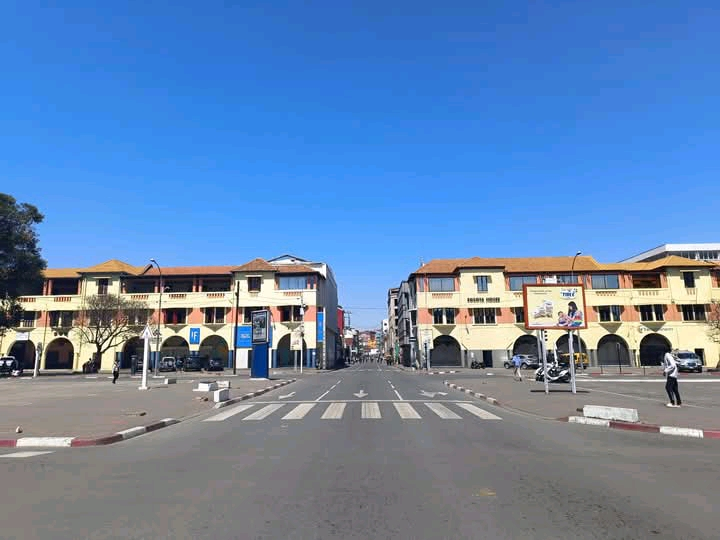
#> input picture data/input/test1.jpg, 720 x 540 px, found by its file name
$ python svg_export.py
#> lines starting #> are read from the running program, lines starting #| are printed output that depends on the picture; after the words box and inside, x2 and y2 are one past the last pixel; in counts of white or black regions, pixels touching at a corner belong together
### src/low_poly.py
"""
Module principal pour la génération d'images low poly
Version améliorée avec meilleure détection de contours et traitement des couleurs
"""
import cv2
import numpy as np
from scipy.spatial import Delaunay
from PIL import Image
import os


class LowPolyGenerator:
    """Classe principale pour convertir une image en style low poly cartoon"""

    def __init__(self, image_path: str, num_points: int = 1000, blur_strength: int = 15,
                 enhance_colors: bool = True, edge_sensitivity: int = 2):
        """
        Initialise le générateur low poly

        Args:
            image_path: Chemin vers l'image d'entrée
            num_points: Nombre de points pour la triangulation (plus élevé = plus de détails)
            blur_strength: Force du flou pour lisser l'image (doit être impair)
            enhance_colors: Si True, augmente la saturation et le contraste
            edge_sensitivity: Sensibilité de détection des contours (1-5)
        """
        self.image_path = image_path
        self.num_points = num_points
        self.blur_strength = blur_strength if blur_strength % 2 == 1 else blur_strength + 1
        self.enhance_colors = enhance_colors
        self.edge_sensitivity = max(1, min(5, edge_sensitivity))

        # Charger l'image
        self.image = cv2.imread(image_path)
        if self.image is None:
            raise ValueError(f"Impossible de charger l'image: {image_path}")

        self.image_rgb = cv2.cvtColor(self.image, cv2.COLOR_BGR2RGB)
        self.height, self.width = self.image.shape[:2]

    def detect_edges(self) -> np.ndarray:
        """
        Détecte les contours de l'image avec une meilleure sensibilité
        Utilise une combinaison de techniques pour une meilleure détection

        Returns:
            Image des contours détectés
        """
        gray = cv2.cvtColor(self.image, cv2.COLOR_BGR2GRAY)

        # Appliquer CLAHE (Contrast Limited Adaptive Histogram Equalization)
        # pour améliorer le contraste local
        clahe = cv2.createCLAHE(clipLimit=2.0, tileGridSize=(8, 8))
        gray_enhanced = clahe.apply(gray)

        # Adapter les seuils Canny selon la sensibilité
        low_threshold = max(30, 100 - (self.edge_sensitivity * 15))
        high_threshold = min(200, 200 - (self.edge_sensitivity * 20))

        edges = cv2.Canny(gray_enhanced, low_threshold, high_threshold)

        # Appliquer une dilatation légère pour épaissir les contours
        kernel = cv2.getStructuringElement(cv2.MORPH_ELLIPSE, (2, 2))
        edges = cv2.dilate(edges, kernel, iterations=1)

        return edges

    def enhance_color_image(self, image_rgb: np.ndarray) -> np.ndarray:
        """
        Améliore la saturation et le contraste de l'image

        Args:
            image_rgb: Image en RGB

        Returns:
            Image améliorée
        """
        # Convertir en HSV pour manipuler la saturation
        hsv = cv2.cvtColor(cv2.cvtColor(image_rgb, cv2.COLOR_RGB2BGR), cv2.COLOR_BGR2HSV).astype(np.float32)

        # Augmenter la saturation (canal S)
        hsv[:, :, 1] = np.clip(hsv[:, :, 1] * 1.3, 0, 255)

        # Augmenter légèrement la luminosité (canal V)
        hsv[:, :, 2] = np.clip(hsv[:, :, 2] * 1.1, 0, 255)

        # Convertir back to RGB
        hsv = hsv.astype(np.uint8)
        enhanced_bgr = cv2.cvtColor(hsv, cv2.COLOR_HSV2BGR)
        enhanced_rgb = cv2.cvtColor(enhanced_bgr, cv2.COLOR_BGR2RGB)

        return enhanced_rgb

    def generate_points(self, use_edges: bool = True) -> np.ndarray:
        """
        Génère les points pour la triangulation
        Combine points aléatoires et points basés sur les contours

        Args:
            use_edges: Si True, priorise les points sur les contours

        Returns:
            Array de points [x, y]
        """
        points = []

        # Ajouter les coins de l'image (important pour la triangulation)
        points.extend([
            [0, 0],
            [self.width - 1, 0],
            [0, self.height - 1],
            [self.width - 1, self.height - 1]
        ])

        if use_edges:
            # Déterminer les contours
            edges = self.detect_edges()

            # Trouver les pixels de contour
            edge_points = np.argwhere(edges > 0)  # Returns [y, x]

            # Garder ~40% des points détectés sur les contours (augmenté de 30%)
            if len(edge_points) > 0:
                edge_ratio = min(0.4, max(0.2, 0.4 - (self.edge_sensitivity - 1) * 0.05))
                num_edge_points = min(int(self.num_points * edge_ratio), len(edge_points))
                edge_sample = np.random.choice(len(edge_points), num_edge_points, replace=False)
                for idx in edge_sample:
                    y, x = edge_points[idx]
                    points.append([x, y])

        # Ajouter des points aléatoires pour compléter
        num_random = max(0, self.num_points - len(points))
        random_points = np.random.rand(num_random, 2)
        random_points[:, 0] *= self.width
        random_points[:, 1] *= self.height
        points.extend(random_points.tolist())

        return np.array(points, dtype=np.float32)

    def triangulate(self, points: np.ndarray) -> Delaunay:
        """
        Crée une triangulation de Delaunay à partir des points

        Args:
            points: Array de points [x, y]

        Returns:
            Objet Delaunay contenant la triangulation
        """
        return Delaunay(points)

    def get_triangle_color(self, triangle_indices: np.ndarray, points: np.ndarray,
                          base_image: np.ndarray) -> tuple:
        """
        Calcule la couleur moyenne d'un triangle

        Args:
            triangle_indices: Indices des 3 points du triangle
            points: Array des points
            base_image: Image de base en BGR pour le sampling

        Returns:
            Tuple BGR (b, g, r) - format OpenCV
        """
        # Obtenir les coordonnées du triangle
        tri_points = points[triangle_indices].astype(np.int32)

        # Créer un masque du triangle
        mask = np.zeros((self.height, self.width), dtype=np.uint8)
        cv2.drawContours(mask, [tri_points], 0, 255, -1)

        # Calculer la couleur moyenne dans le triangle
        colors = base_image[mask > 0]
        if len(colors) > 0:
            mean_color = np.mean(colors, axis=0).astype(int)
            # Retourner en tuple pour OpenCV
            return (int(mean_color[0]), int(mean_color[1]), int(mean_color[2]))
        else:
            return (128, 128, 128)  # Gris par défaut

    def smooth_image(self) -> np.ndarray:
        """
        Applique un flou gaussien pour lisser les couleurs

        Returns:
            Image lissée en BGR
        """
        return cv2.GaussianBlur(self.image,
                               (self.blur_strength, self.blur_strength), 0)

    # [84 lines left out: functions generate, save, process_image, not called in this run]

### src/svg_export.py
"""
Module pour l'export SVG vectoriel des images low poly
"""
import numpy as np
from scipy.spatial import Delaunay
import xml.etree.ElementTree as ET
from xml.dom import minidom


class SVGExporter:
    """Exporte une triangulation en fichier SVG vectoriel"""

    def __init__(self, width: int, height: int):
        """
        Initialise l'exporteur SVG

        Args:
            width: Largeur de l'image
            height: Hauteur de l'image
        """
        self.width = width
        self.height = height
        self.root = ET.Element('svg')
        self.root.set('xmlns', 'http://www.w3.org/2000/svg')
        self.root.set('width', str(width))
        self.root.set('height', str(height))
        self.root.set('viewBox', f'0 0 {width} {height}')

    def add_triangle(self, points: np.ndarray, color: tuple, outline: tuple = None,
                    outline_width: float = 1):
        """
        Ajoute un triangle au SVG

        Args:
            points: Array de 3 points [x, y]
            color: Couleur de remplissage (R, G, B) ou (B, G, R) selon le format
            outline: Couleur du contour
            outline_width: Épaisseur du contour
        """
        polygon = ET.SubElement(self.root, 'polygon')

        # Format les points en chaîne "x1,y1 x2,y2 x3,y3"
        points_str = ' '.join([f'{int(p[0])},{int(p[1])}' for p in points])
        polygon.set('points', points_str)

        # Couleur de remplissage (supposé BGR, convertir en RGB pour SVG)
        fill_color = self._format_color(color)
        polygon.set('fill', fill_color)

        # Contour
        if outline:
            outline_color = self._format_color(outline)
            polygon.set('stroke', outline_color)
            polygon.set('stroke-width', str(outline_width))
        else:
            polygon.set('stroke', 'none')

    def _format_color(self, rgb_tuple: tuple) -> str:
        """
        Convertit un tuple RGB en format hex SVG

        Args:
            rgb_tuple: Tuple (R, G, B) ou (B, G, R)

        Returns:
            Chaîne hex #RRGGBB
        """
        # Supposer BGR (format OpenCV)
        b, g, r = rgb_tuple[0], rgb_tuple[1], rgb_tuple[2]
        return f'#{r:02x}{g:02x}{b:02x}'

    def save(self, file_path: str, pretty: bool = True):
        """
        Sauvegarde le SVG dans un fichier

        Args:
            file_path: Chemin du fichier de sortie
            pretty: Si True, formate le SVG de manière lisible
        """
        # Convertir en chaîne
        svg_str = ET.tostring(self.root, encoding='unicode')

        if pretty:
            # Parser et reformater pour lisibilité
            dom = minidom.parseString(svg_str)
            svg_str = dom.toprettyxml(indent='  ')
            # Retirer la déclaration XML auto-ajoutée
            svg_str = '\n'.join(svg_str.split('\n')[1:])

        with open(file_path, 'w') as f:
            f.write(svg_str)


def generate_svg(image_path: str, output_path: str, num_points: int = 1000,
                blur_strength: int = 18, edge_sensitivity: int = 2,
                add_outlines: bool = True, enhance_colors: bool = True):
    """
    Génère un SVG à partir d'une image

    Args:
        image_path: Chemin vers l'image source
        output_path: Chemin de sortie SVG
        num_points: Nombre de points de triangulation
        blur_strength: Force du flou
        edge_sensitivity: Sensibilité de détection de contours
        add_outlines: Ajouter les contours noirs
        enhance_colors: Améliorer les couleurs
    """
    import cv2
    from src.low_poly import LowPolyGenerator

    # Charger l'image et générer la triangulation
    generator = LowPolyGenerator(image_path, num_points, blur_strength,
                               enhance_colors, edge_sensitivity)
#> in __init__, self.image is the input picture: shape (540, 720, 3); mean B, G, R 175.5, 133.6, 100.9

    # Préparer l'image pour l'analyse
    smoothed = generator.smooth_image()
#> in smooth_image, `return cv2.GaussianBlur(self.image, (self.blur_strength, self.blur_str..`:
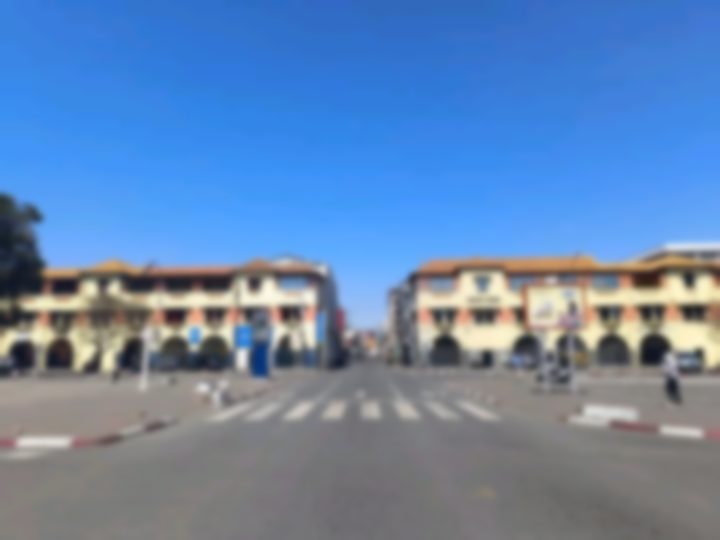
#> returned value: shape (540, 720, 3); mean of channels 0, 1, 2 175.6, 133.6, 100.9; drawn as B, G, R
    if enhance_colors:
        smoothed_rgb = cv2.cvtColor(smoothed, cv2.COLOR_BGR2RGB)
        smoothed_rgb = generator.enhance_color_image(smoothed_rgb)
#> in enhance_color_image, `hsv = cv2.cvtColor(cv2.cvtColor(image_rgb, cv2.COLOR_RGB2BGR), cv2.COL..`:
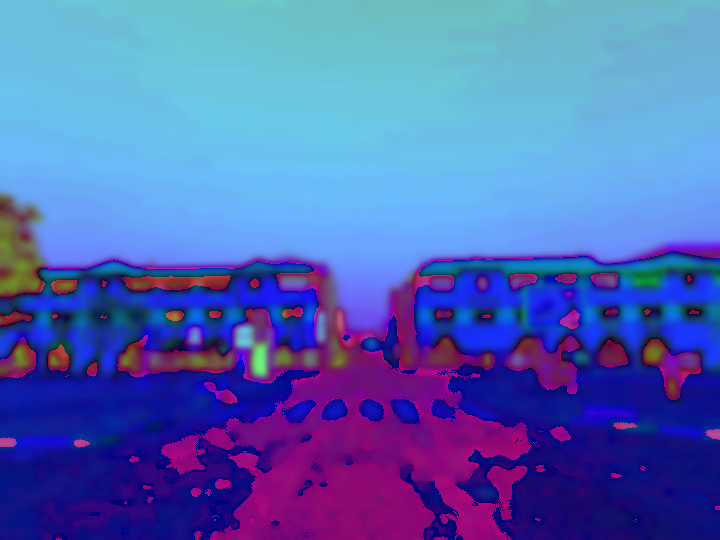
#> hsv: shape (540, 720, 3) float32; mean R, G, B 80.8, 102.1, 181.8
#> in enhance_color_image, `hsv[:, :, 2] = np.clip(hsv[:, :, 2] * 1.1, 0, 255)`:
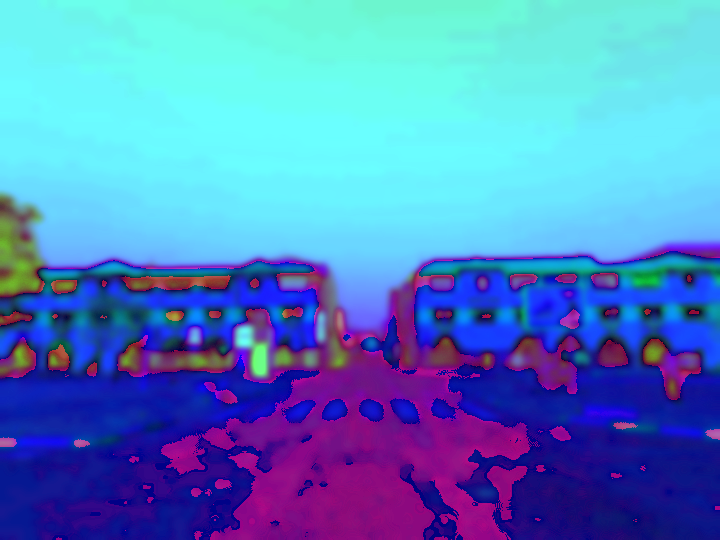
#> hsv: shape (540, 720, 3) float32; mean R, G, B 80.8, 132.6, 196.1
#> in enhance_color_image, `enhanced_bgr = cv2.cvtColor(hsv, cv2.COLOR_HSV2BGR)`:
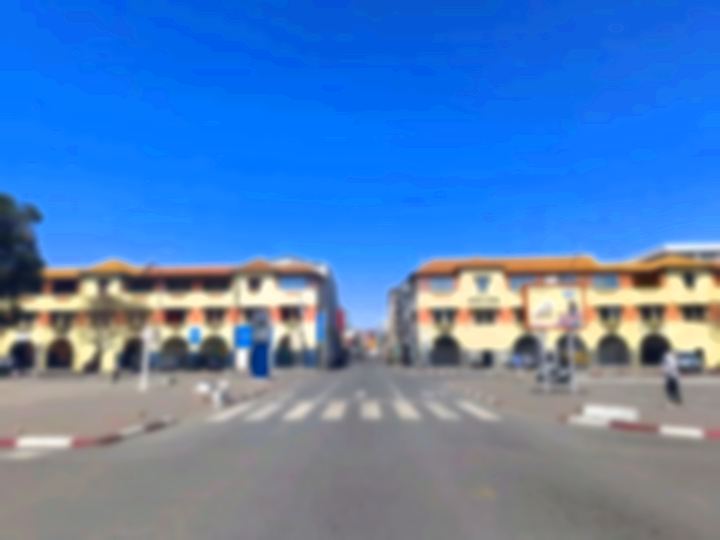
#> enhanced_bgr: shape (540, 720, 3); mean B, G, R 186.8, 128.4, 83.5
        smoothed = cv2.cvtColor(smoothed_rgb, cv2.COLOR_RGB2BGR)

    # Générer les points et triangulation
    points = generator.generate_points(use_edges=True)
#> in detect_edges, `gray = cv2.cvtColor(self.image, cv2.COLOR_BGR2GRAY)`:
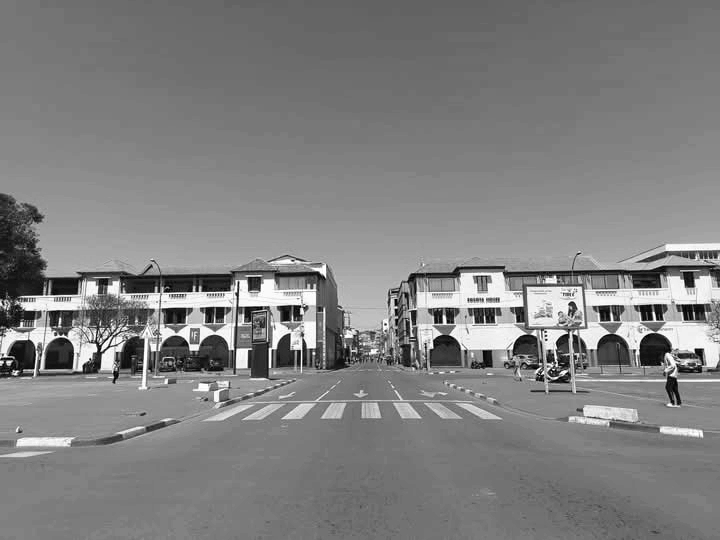
#> gray: shape (540, 720); min 0, max 255, mean 128.6
#> in detect_edges, `edges = cv2.Canny(gray_enhanced, low_threshold, high_threshold)`:
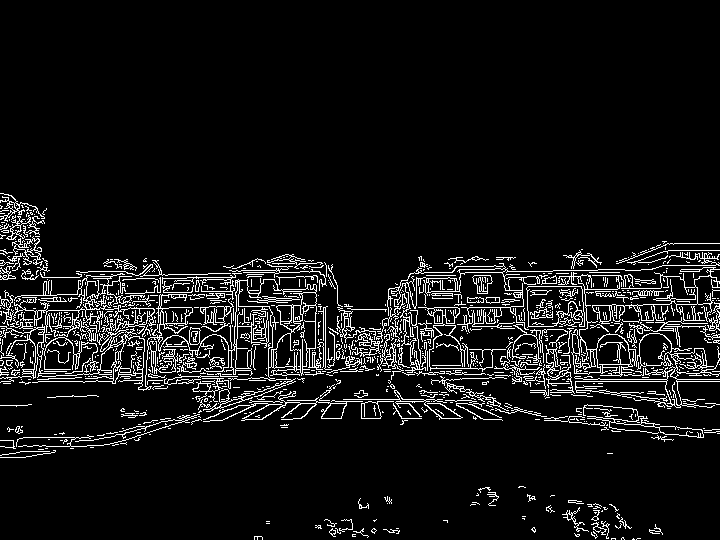
#> edges: shape (540, 720); 7.5% white in thin lines or dots, all inside (x1, y1, x2, y2) = (0, 193, 720, 540)
#> in detect_edges, `edges = cv2.dilate(edges, kernel, iterations=1)`:
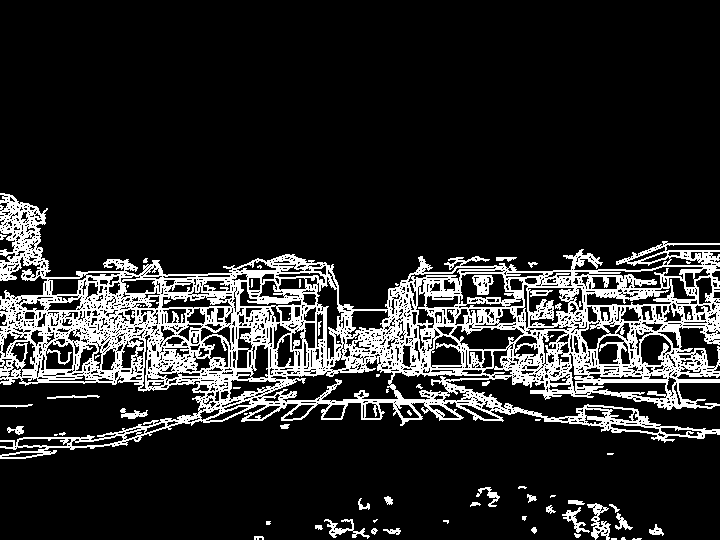
#> edges: shape (540, 720); 15.3% white; 66 white regions (33 under 20 px), largest, box (x1, y1, x2, y2) and area: (0, 193, 720, 459) 56263, (587, 503, 611, 540) 371, (324, 519, 370, 539) 287
#> in generate_points, `edge_points = np.argwhere(edges > 0)`: edge_points = 59375 pairs, first value 193 to 539, second value 0 to 719
#> in generate_points, `num_edge_points = min(int(self.num_points * edge_ratio), len(edge_poin..`: num_edge_points = 350
#> in generate_points, `edge_sample = np.random.choice(len(edge_points), num_edge_points, repl..`: edge_sample = 350 values, max 59266 at index 302, min 216 at index 32, mean 29855.9
#> the loop in generate_points, `for idx in edge_sample:` made 350 passes
#> (idx, y, x) on passes 1 to 3: (17132, 306, 115), (51446, 403, 373), (10604, 286, 624)
#> after the loop in generate_points, `for idx in edge_sample:`: points = 354 pairs, first value 0 to 719, second value 0 to 539
#> in generate_points, `num_random = max(0, self.num_points - len(points))`: num_random = 646
#> in generate_points, `random_points = np.random.rand(num_random, 2)`: random_points = 646 pairs, first value 0.000563 to 0.999, second value 0.0015 to 0.995
#> points = 1000 pairs, first value 0 to 719.6, second value 0 to 539
    tri = generator.triangulate(points)

    # Créer l'exporteur SVG
    exporter = SVGExporter(generator.width, generator.height)

    # Ajouter chaque triangle
    for triangle_indices in tri.simplices:
        # Coordonnées des points du triangle
        tri_points = points[triangle_indices]

        # Couleur moyenne
        color = generator.get_triangle_color(triangle_indices, points, smoothed)

        # Contour
        outline = (0, 0, 0) if add_outlines else None
        outline_width = 1 if add_outlines else 0

        # Ajouter au SVG
        exporter.add_triangle(tri_points, color, outline, outline_width)
#> this loop made 1993 passes
#> (triangle_indices, color, fill_color in add_triangle) on passes 1 to 3: ([610, 1, 381], (192, 137, 97), '#6189c0'), ([727, 3, 2], (127, 126, 129), '#817e7f'), ([306, 727, 2], (130, 129, 132), '#848182')

    # Sauvegarder
    exporter.save(output_path)
    print(f"SVG généré: {output_path}")


if __name__ == "__main__":
    # Exemple d'utilisation
    generate_svg("data/input/test1.jpg", "data/output/test1_output.svg",
                num_points=1000, blur_strength=18)
